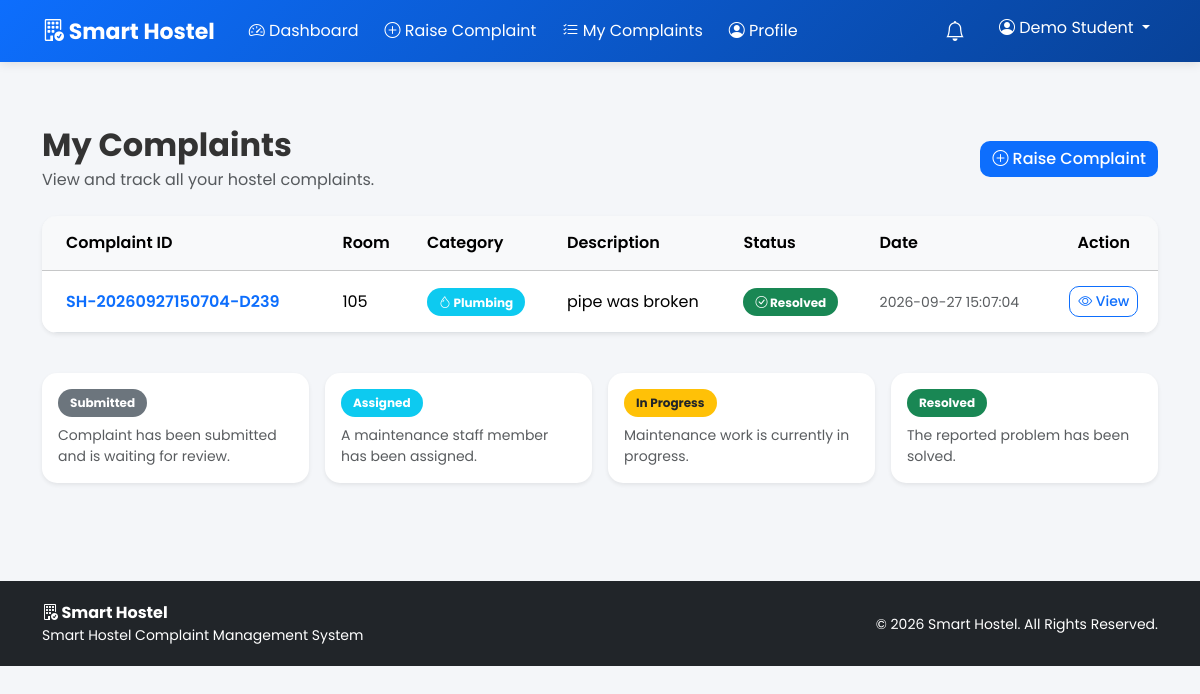
The app's page /student/complaints (signed in) with its own data.
### tables this page shows
CREATE TABLE complaints (
            id INTEGER PRIMARY KEY AUTOINCREMENT,
            complaint_id TEXT UNIQUE NOT NULL,
            student_id INTEGER NOT NULL,
            hostel_type TEXT NOT NULL,
            room_number TEXT NOT NULL,
            category TEXT NOT NULL,
            description TEXT NOT NULL,
            photo TEXT,
            status TEXT NOT NULL DEFAULT 'Submitted',
            assigned_staff_id INTEGER,
            created_at TEXT NOT NULL,
            resolved_at TEXT, resolution_photo TEXT, feedback_rating INTEGER, feedback_comment TEXT, feedback_at TEXT,
            FOREIGN KEY (student_id)
                REFERENCES users(id)
                ON DELETE CASCADE,
            FOREIGN KEY (assigned_staff_id)
                REFERENCES staff(id)
                ON DELETE SET NULL
        );

### app.py (the view)
@app.route("/student/complaints")
def student_complaints():
    if not role_required("student"):
        return redirect(url_for("login"))
    conn = get_db()
    complaints = conn.execute("""
        SELECT *
        FROM complaints
        WHERE student_id = ?
        ORDER BY id DESC
    """, (
        session["user_id"],
    )).fetchall()
    conn.close()
    return render_template(
        "student/my_complaints.html",
        complaints=complaints
    )

### app.py (called while the page is built)
def get_db():
    conn = sqlite3.connect(
        DATABASE,
        timeout=30,
        check_same_thread=False
    )
    conn.row_factory = sqlite3.Row
    try:
        conn.execute("PRAGMA busy_timeout = 30000")
        conn.execute("PRAGMA journal_mode = WAL")
        conn.execute("PRAGMA foreign_keys = ON")
    except sqlite3.Error:
        pass
    return conn

def role_required(*roles):
    if "user_id" not in session:
        return False
    return session.get("role") in roles

### templates/student/my_complaints.html (shortened to what this page needs)
{% extends "base.html" %}
{% block content %}
<div class="container py-5">
    <div class="d-flex justify-content-between align-items-center mb-4">
        <div>
            <h2 class="fw-bold mb-1">My Complaints</h2>
            <p class="text-muted mb-0">
                View and track all your hostel complaints.
            </p>
        </div>
        <a href="{{ url_for('raise_complaint') }}"
           class="btn btn-primary">
            <i class="bi bi-plus-circle"></i>
            Raise Complaint
        </a>
    </div>
    {% if complaints %}
    <div class="card border-0 shadow-sm">
        <div class="card-body p-0">
            <div class="table-responsive">
                <table class="table table-hover align-middle mb-0">
                    <thead class="table-light">
                        <tr>
                            <th class="px-4">Complaint ID</th>
                            <th>Room</th>
                            <th>Category</th>
                            <th>Description</th>
                            <th>Status</th>
                            <th>Date</th>
                            <th class="text-center">Action</th>
                        </tr>
                    </thead>
                    <tbody>
                        {% for complaint in complaints %}
                        <tr>
                            <td class="px-4">
                                <span class="fw-semibold text-primary">
                                    {{ complaint['complaint_id'] }}
                                </span>
                            </td>
                            <td>
                                {{ complaint['room_number'] }}
                            </td>
                            <td>
                                {% if complaint['category'] == 'Electrical' %}
                                    <span class="badge bg-warning text-dark">
                                        <i class="bi bi-lightning-charge"></i>
                                        Electrical
                                    </span>
                                {% elif complaint['category'] == 'Plumbing' %}
                                    <span class="badge bg-info">
                                        <i class="bi bi-droplet"></i>
                                        Plumbing
                                    </span>
                                {% elif complaint['category'] == 'Cleaning' %}
                                    <span class="badge bg-success">
                                        <i class="bi bi-stars"></i>
                                        Cleaning
                                    </span>
                                {% elif complaint['category'] == 'Wi-Fi/Network' %}
                                    <span class="badge bg-primary">
                                        <i class="bi bi-wifi"></i>
                                        Wi-Fi/Network
                                    </span>
                                {% else %}
                                    <span class="badge bg-secondary">
                                        <i class="bi bi-tools"></i>
                                        General Maintenance
                                    </span>
                                {% endif %}
                            </td>
                            <td>
                                {% if complaint['description']|length > 40 %}
                                    {{ complaint['description'][:40] }}...
                                {% else %}
                                    {{ complaint['description'] }}
                                {% endif %}
                            </td>
                            <td>
                                {% if complaint['status'] == 'Submitted' %}
                                    <span class="badge bg-secondary">
                                        <i class="bi bi-send"></i>
                                        Submitted
                                    </span>
                                {% elif complaint['status'] == 'Assigned' %}
                                    <span class="badge bg-info">
                                        <i class="bi bi-person-check"></i>
                                        Assigned
                                    </span>
                                {% elif complaint['status'] == 'In Progress' %}
                                    <span class="badge bg-warning text-dark">
                                        <i class="bi bi-hourglass-split"></i>
                                        In Progress
                                    </span>
                                {% elif complaint['status'] == 'Resolved' %}
                                    <span class="badge bg-success">
                                        <i class="bi bi-check-circle"></i>
                                        Resolved
                                    </span>
                                {% else %}
                                    <span class="badge bg-secondary">
                                        {{ complaint['status'] }}
                                    </span>
                                {% endif %}
                            </td>
                            <td>
                                <small class="text-muted">
                                    {{ complaint['created_at'] }}
                                </small>
                            </td>
                            <td class="text-center">
                                <a href="{{ url_for(
                                    'student_complaint_details',
                                    complaint_id=complaint['id']
                                ) }}"
                                   class="btn btn-sm btn-outline-primary">
                                    <i class="bi bi-eye"></i>
                                    View
                                </a>
                            </td>
                        </tr>
                        {% endfor %}
                    </tbody>
                </table>
            </div>
        </div>
    </div>
    <div class="row mt-4 g-3">
        <div class="col-md-3">
            <div class="card border-0 shadow-sm h-100">
                <div class="card-body">
                    <span class="badge bg-secondary mb-2">
                        Submitted
                    </span>
                    <p class="small text-muted mb-0">
                        Complaint has been submitted and is waiting for review.
                    </p>
                </div>
            </div>
        </div>
        <div class="col-md-3">
            <div class="card border-0 shadow-sm h-100">
                <div class="card-body">
                    <span class="badge bg-info mb-2">
                        Assigned
                    </span>
                    <p class="small text-muted mb-0">
                        A maintenance staff member has been assigned.
                    </p>
                </div>
            </div>
        </div>
        <div class="col-md-3">
            <div class="card border-0 shadow-sm h-100">
                <div class="card-body">
                    <span class="badge bg-warning text-dark mb-2">
                        In Progress
                    </span>
                    <p class="small text-muted mb-0">
                        Maintenance work is currently in progress.
                    </p>
                </div>
            </div>
        </div>
        <div class="col-md-3">
            <div class="card border-0 shadow-sm h-100">
                <div class="card-body">
                    <span class="badge bg-success mb-2">
                        Resolved
                    </span>
                    <p class="small text-muted mb-0">
                        The reported problem has been solved.
                    </p>
                </div>
            </div>
        </div>
    </div>
    {% endif %}
</div>
{% endblock %}

### static/css/style.css (style rules this page uses)
* { margin:0; padding:0; box-sizing:border-box; }
body { font-family:'Poppins',sans-serif; background:#f4f6f9; color:#333; min-height:100vh; }
.card { border:none; border-radius:15px; overflow:hidden; transition:0.3s; }
.btn { border-radius:10px; font-weight:500; }
.btn-primary { background:#0d6efd; border:none; }
.table { margin-bottom:0; }
.table thead { background:#f1f3f5; }
.table th { font-weight:600; padding:15px; }
.table td { padding:15px; vertical-align:middle; }
.badge { padding:8px 12px; border-radius:20px; font-size:12px; }

### records on screen
complaints: complaint_id "SH-20260927150704-D239", room_number "105", category "Plumbing" (drawn), description "pipe was broken", status "Resolved" (drawn), created_at "2026-09-27 15:07:04"

### other values on screen
{{ session.get('name', 'User') }} "Demo Student"
